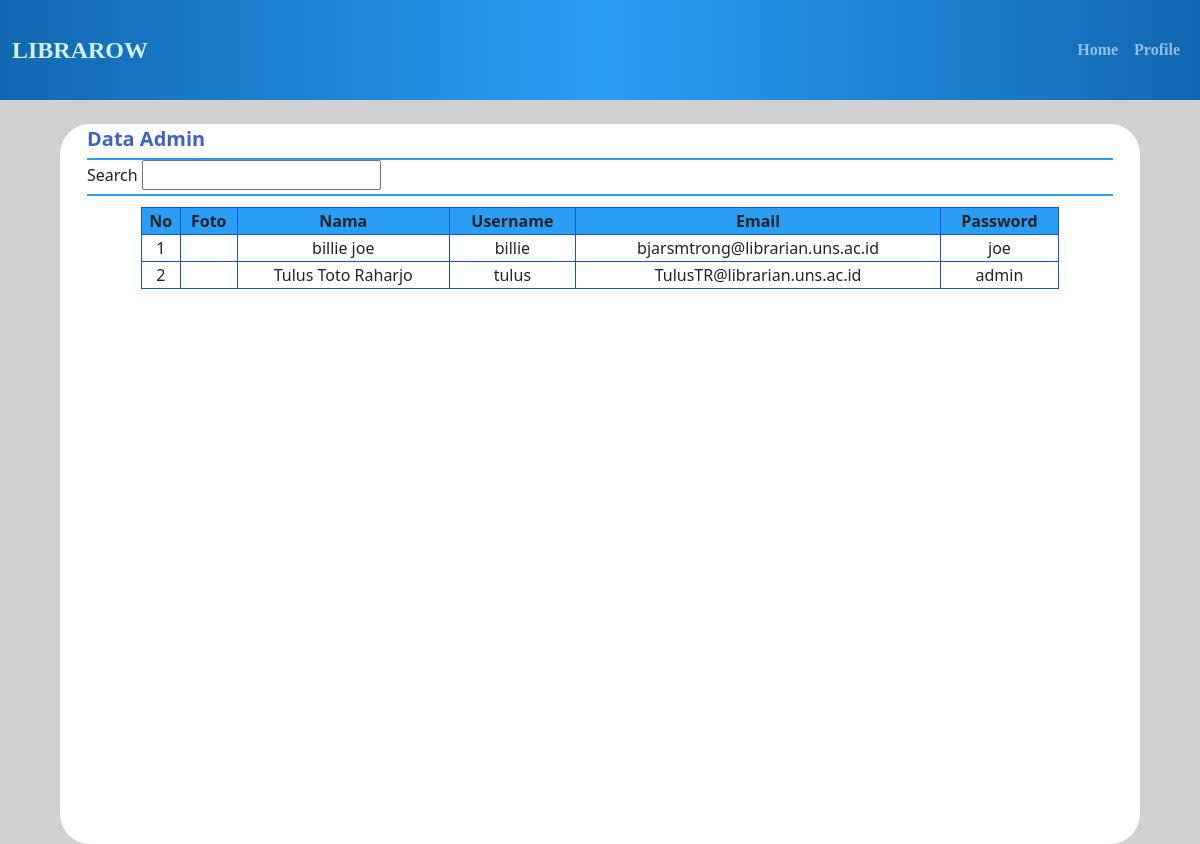
/data_admin.php, run on an earlier commit of the app's database.
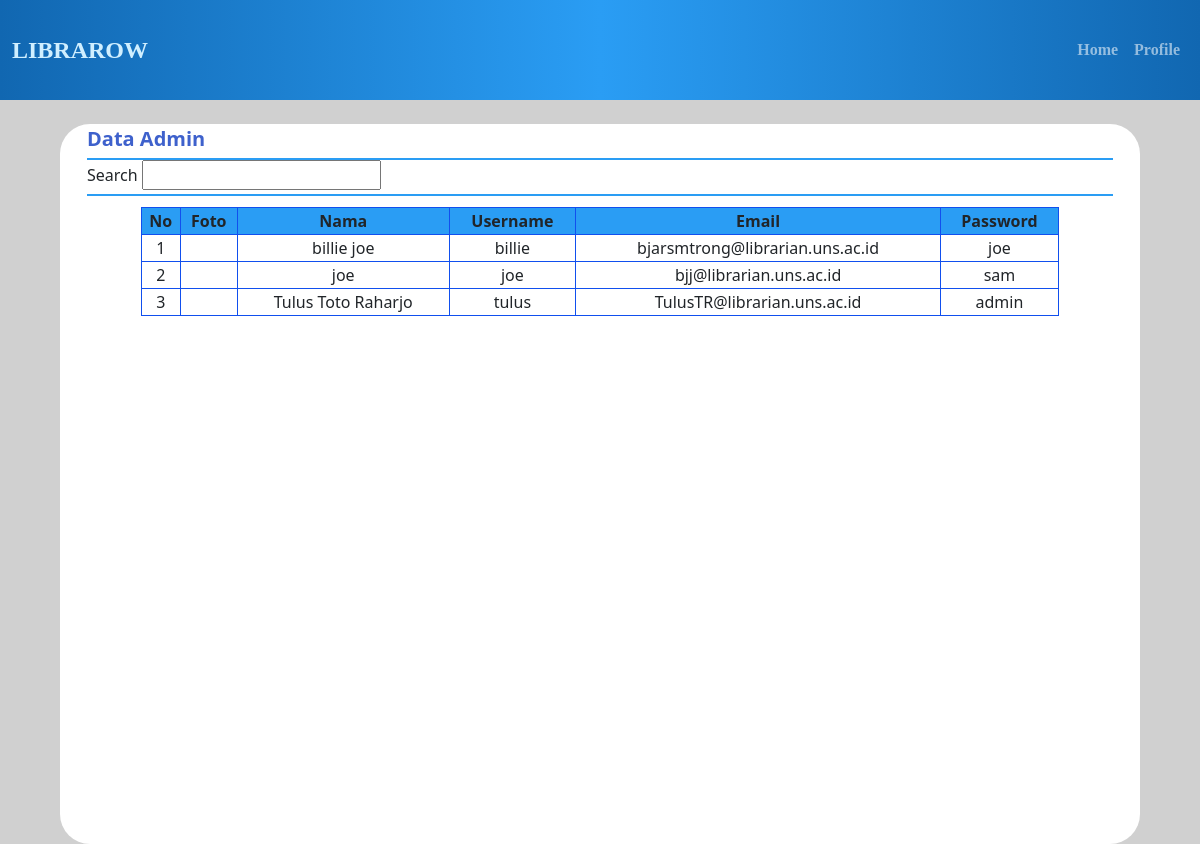
And on a later commit of the database.
### tables this page shows
CREATE TABLE `pustakawan` (
  `username` varchar(20) NOT NULL,
  `password` varchar(50) NOT NULL,
  `nama` varchar(50) NOT NULL,
  `email` varchar(50) NOT NULL,
  `nohp` varchar(15) NOT NULL,
  `foto` blob DEFAULT NULL
);

### functions.php (called while the page is built, shortened)
<?php
$conn = mysqli_connect('localhost','root','','librarow');
function query($query){
    global $conn;
    $result = mysqli_query($conn,$query);
    $row = [];
    while($dbs = mysqli_fetch_assoc($result)){
        $row[] = $dbs;
    }
    return $row;
}
?>

### data_admin.php (the view, shortened to what this page needs)
<?php
include 'functions.php';
$pustakawan = query("SELECT * FROM pustakawan");
?>
<!DOCTYPE html>
<html lang="en">
<head>
    <link rel="stylesheet" href="bootstrap/css/bootstrap.min.css">
    <link rel="stylesheet" href="css/admin_page.css">
</head>
<body style="background-color: #D0D0D0;">
    <nav class="navbar sticky-top navbar-expand-sm navbar-dark" style="color: #D0EFFF;">
        <div class="container-fluid ">
            <a class="navbar-brand " href="login.php">LIBRAROW</a>
            <div class="nav navbar-custom" id="navbarSupportedContent" style="color: #D0EFFF !important;">
                <ul class="navbar-nav ms-auto">
                    <li class="nav-item">
                        <a class="nav-link" href="admin_page.php">Home</a>
                    </li>
                    <li class="nav-item">
                        <a class="nav-link" href="profile_pustakawan.php">Profile</a>
                    </li>
                </ul>
            </div>
        </div>
    </nav>
    <div class="datacontainer">
        <div class="datatitle">Data Admin</div>
        <div class="datasearch">Search
            <input type="text" name="search" id="search">
        </div>
        <table border="1px solid" width="85%" style="border-collapse:collapse;margin:auto;">
            <th>No</th>
            <th>Foto</th>
            <th>Nama</th>
            <th>Username</th>
            <th>Email</th>
            <th>Password</th>
            <?php
            $i = 1;
            ?>
            <?php foreach($pustakawan as $lib) : ?>
            <tr>
                <td><?=$i;?></td>
                <td><?=$lib["foto"]?></td>
                <td><?=$lib["nama"]?></td>
                <td><?=$lib["username"]?></td>
                <td><?=$lib["email"]?></td>
                <td><?=$lib["password"]?></td>
            </tr>
            <?php $i++;?>
            <?php endforeach;?>
        </table>
    </div>
</body>
</html>

What changed in the data, as far as the page shows it:
added pustakawan: nama "joe", username "joe", email "bjj@librarian.uns.ac.id", password "sam"
